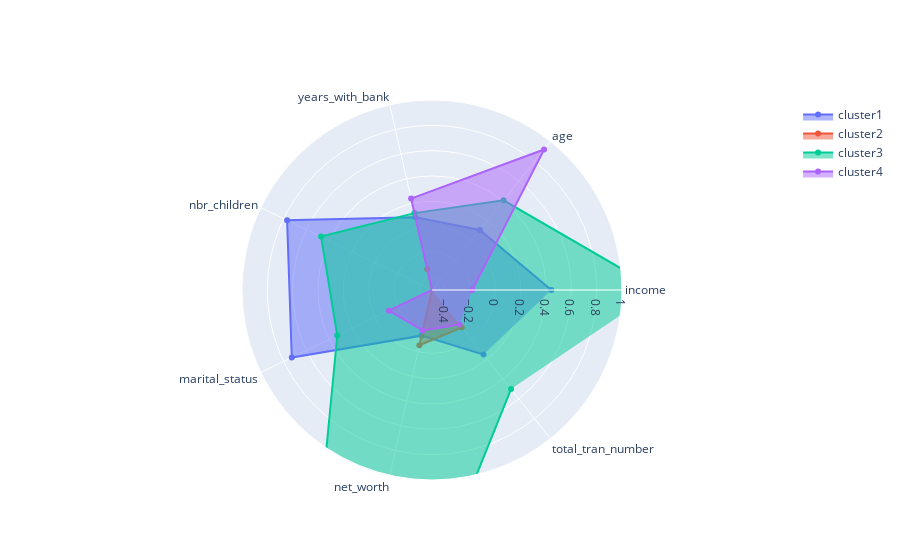

The notebook cell saved with this chart:
### Code cell
import plotly.graph_objects as go

categories = ['income','age','years_with_bank','nbr_children','marital_status','net_worth','total_tran_number']

fig = go.Figure()
fig.add_trace(go.Scatterpolar(
      r=[0.442295,	0.106454,	0.088143,	0.769799,	0.728755,	-0.130455,	0.152466],
      theta=categories,
      fill='toself',
      name='cluster1'
))
fig.add_trace(go.Scatterpolar(
      r=[-0.556159,	-0.942719,	-0.331210,	-0.632318,	-0.930314,	-0.052414,	-0.1228819],
      theta=categories,
      fill='toself',
      name='cluster2'
))
fig.add_trace(go.Scatterpolar(
      r=[1.285359,	0.406031,	0.122544,	0.471976,	0.330107,	5.032833,	0.500498],
      theta=categories,
      fill='toself',
      name='cluster3'
))

fig.add_trace(go.Scatterpolar(
       r=[-0.182453,	0.918879,	0.240341,	-0.561928,	-0.123067,	-0.173002,	-0.150734],
       theta=categories,
       fill='toself',
       name='cluster4'
 ))

fig.update_layout(
  polar=dict(
    radialaxis=dict(
      visible=True,
      range=[-0.5, 1]
    )),
  showlegend=True
)

fig.show()

### Figure 1 — Plotly figure (JSON) as saved in the notebook; plotly's stock layout.template omitted (floating-point values rounded to 4 significant figures)
{"data": [{"fill": "toself", "name": "cluster1", "r": [0.4423, 0.1065, 0.08814, 0.7698, 0.7288, -0.1305, 0.1525], "theta": ["income", "age", "years_with_bank", "nbr_children", "marital_status", "net_worth", "total_tran_number"], "type": "scatterpolar"}, {"fill": "toself", "name": "cluster2", "r": [-0.5562, -0.9427, -0.3312, -0.6323, -0.9303, -0.05241, -0.1229], "theta": ["income", "age", "years_with_bank", "nbr_children", "marital_status", "net_worth", "total_tran_number"], "type": "scatterpolar"}, {"fill": "toself", "name": "cluster3", "r": [1.285, 0.406, 0.1225, 0.472, 0.3301, 5.033, 0.5005], "theta": ["income", "age", "years_with_bank", "nbr_children", "marital_status", "net_worth", "total_tran_number"], "type": "scatterpolar"}, {"fill": "toself", "name": "cluster4", "r": [-0.1825, 0.9189, 0.2403, -0.5619, -0.1231, -0.173, -0.1507], "theta": ["income", "age", "years_with_bank", "nbr_children", "marital_status", "net_worth", "total_tran_number"], "type": "scatterpolar"}], "layout": {"polar": {"radialaxis": {"range": [-0.5, 1], "visible": true}}, "showlegend": true}}
